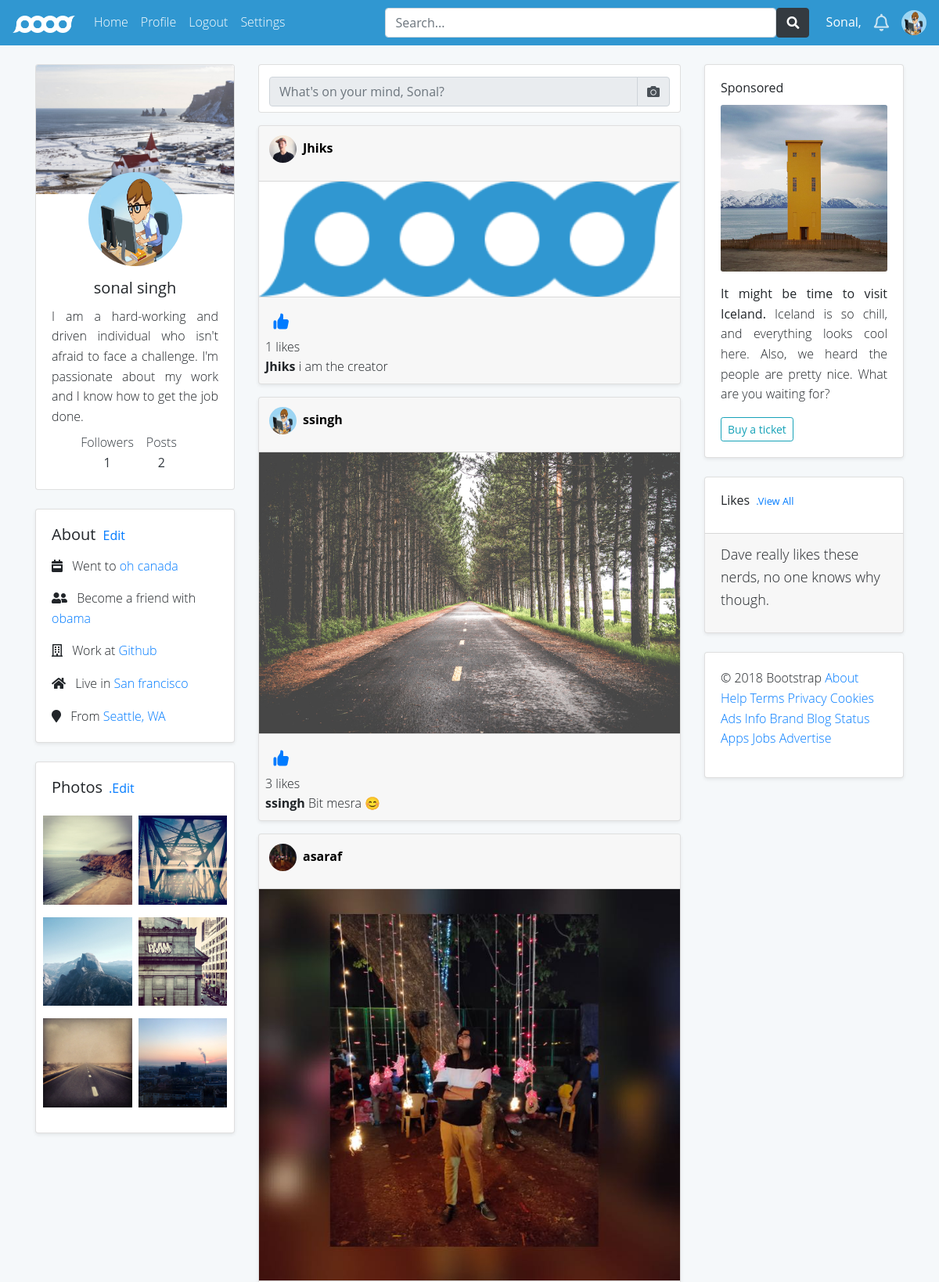
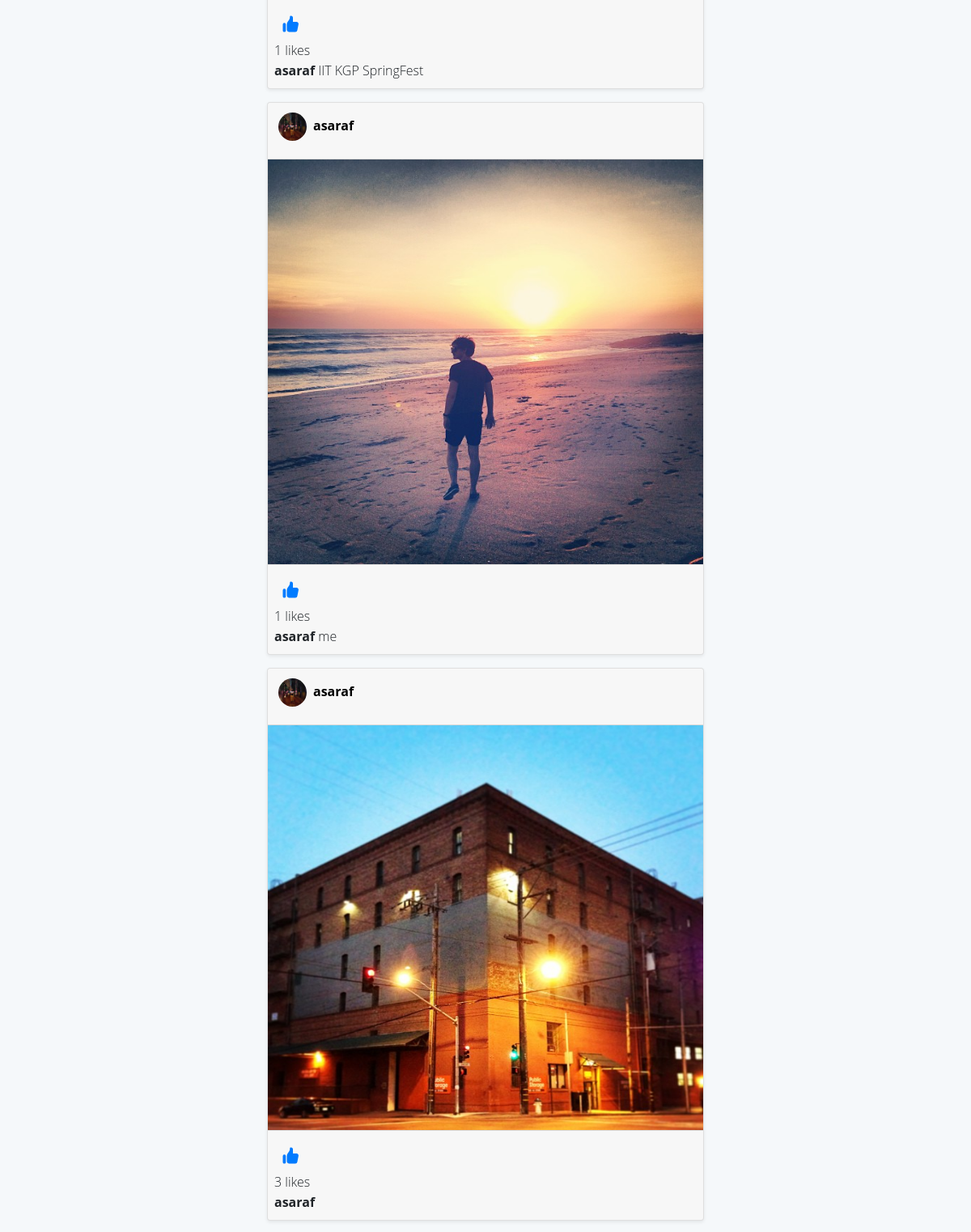
/ (signed in, upper part), run on the app's committed database (2 pictures, top to bottom).
### pagesetup/models.py (models this page shows, shortened)
class Profile(models.Model):
    user = models.ForeignKey(User,on_delete=models.CASCADE)
    bio = models.TextField(blank=True , default='lorem ipsum')
    profile_pic = models.ImageField(upload_to= "profile_pic" , default='defpic.jpeg')
    location = models.CharField(max_length=100 , blank=True , default='india')

class Posts(models.Model):
    user = models.CharField(max_length=30)
    caption = models.TextField(blank=True)
    image = models.ImageField(upload_to='posts')
    likes = models.IntegerField(default=1)
    date = models.DateField(default=datetime.now)
    icon = models.ImageField(default='icon.png')

### pagesetup/views.py (the view)
# urls.py: path('', views.index , name = 'index'),
@login_required(login_url ='/login')
def index(request):
    first_name = request.user.first_name
    profile = Profile.objects.get(user = request.user)
    posts = Posts.objects.all()
    total_posts = len(Posts.objects.filter(user = request.user.username))
    followers = len(FollowUser.objects.filter(following = request.user.username))
    user_object = FollowUser.objects.filter(follower=request.user.username)
    all_users = User.objects.all()
    user_following_all = []
    for user in user_object:
        user_list = User.objects.get(username=user.following)
        user_following_all.append(user_list)
    new_suggestions_list = [x for x in list(all_users) if (x not in list(user_following_all))]
    current_user = User.objects.filter(username=request.user.username)
    final_suggestions_list = [x for x in list(new_suggestions_list) if ( x not in list(current_user))]
    random.shuffle(final_suggestions_list)
    username_profile_list = []
    for users in final_suggestions_list:
        profile_lists = Profile.objects.filter(user = users)
        username_profile_list.append(profile_lists)
    recommend = list(chain(*username_profile_list))
    context = {
        'first_name':first_name.capitalize(),
        'profile':profile,
        'posts':posts,
        'total_post':total_posts,
        'followers':followers,
        'recommend':recommend,
    }
    return render (request , 'index.html' , context)

### templates/index.html (shortened to what this page needs)
{% load static %}
<!DOCTYPE html>
<html lang="en">
  <head>
    <link rel="stylesheet" href="https://cdnjs.cloudflare.com/ajax/libs/twitter-bootstrap/4.3.1/css/bootstrap.min.css" />
    <link rel="stylesheet" href="https://use.fontawesome.com/releases/v5.7.2/css/all.css" />
    <link rel="stylesheet" href="{% static 'css/style1.css' %}" />
    <link rel="stylesheet" href="lightbox.min.css" />
  </head>
  <body>
    <nav
      class="navbar navbar-expand-md navbar-dark mb-4"
      style="background-color: #3097d1"
    >
      <a href="/" class="navbar-brand"
        ><img
          src="{% static 'images/brand-white.png' %}"
          alt="logo"
          class="img-fluid"
          width="80px"
          height="100px"
      /></a>
      <div class="collapse navbar-collapse" id="responsive">
        <ul class="navbar-nav mr-auto text-capitalize">
          <li class="nav-item"><a href="/" class="nav-link active">home</a></li>
          <li class="nav-item"><a href="/profile/{{user.username}}" class="nav-link active">Profile</a></li>
          <li class="nav-item"><a href="/logout" class="nav-link active"> Logout </a> </li>
          <li class="nav-item"><a href="/settings" class="nav-link active"> Settings </a> </li>
        </ul>
        <form class="input-group" method="post" action="/search">
          <div class="input-group" style="padding-left:120px;">
            <div class="form-outline">
              <input type="search" name="field" placeholder="Search..." class="form-control" style="width: 500px;"/>
            </div>
            <button type="submit" class="btn btn-dark">
                <i class="fas fa-search"></i>
            </button>
          </div>
        </form>
        <h6 class="d-none d-md-block mt-2" style="color: white">
          {{first_name}},
        </h6>
        <a
          href="notification.html"
          class="text-decoration-none"
          style="color: #cbe4f2; font-size: 22px"
          ><i class="far fa-bell ml-3 d-none d-md-block"></i
        ></a>
        <img
          src="{{profile.profile_pic.url}}"
          alt=""
          class="rounded-circle ml-3 d-none d-md-block"
          width="32px"
          height="32px"
        />
      </div>
    </nav>
    <div class="container">
      <div class="row">
        <div class="col-12 col-lg-3">
          <div class="left-column">
            <div class="card card-left1 mb-4">
              <img
                src="{% static 'images/photo-1455448972184-de647495d428.jpg' %}"
                alt=""
                class="card-img-top img-fluid"
              />
              <div class="card-body text-center">
                <img
                  src="{{profile.profile_pic.url}}"
                  alt="img"
                  width="120px"
                  height="120px"
                  class="rounded-circle mt-n5"
                />
                <h5 class="card-title mt-3">
                  {{user.first_name }} {{user.last_name}}
                </h5>
                <p class="card-text text-justify mb-2">{{ profile.bio }}</p>
                <ul class="list-unstyled nav justify-content-center">
                  <a href="#" class="text-dark text-decoration-none">
                    <li class="nav-item">
                      Followers <br />
                      <strong>{{followers}}</strong>
                    </li></a
                  >
                  <a href="#" class="text-dark text-decoration-none mx-3">
                    <li class="nav-item">
                      Posts <br />
                      <strong>{{total_post}}</strong>
                    </li></a
                  >
                </ul>
              </div>
            </div>
            <div class="card shadow-sm card-left2 mb-4">
              <div class="card-body">
                <h5 class="mb-3 card-title">
                  About <small><a href="#" class="ml-1">Edit</a></small>
                </h5>
                <p class="card-text">
                  <i class="fas fa-calendar-week mr-2"></i> Went to
                  <a href="#" class="text-decoration-none">oh canada</a>
                </p>
                <p class="card-text">
                  <i class="fas fa-user-friends mr-2"></i> Become a friend with
                  <a href="#" class="text-decoration-none">obama</a>
                </p>
                <p class="card-text">
                  <i class="far fa-building mr-2"></i> Work at
                  <a href="#" class="text-decoration-none">Github</a>
                </p>
                <p class="card-text">
                  <i class="fas fa-home mr-2"></i> Live in
                  <a href="#" class="text-decoration-none">San francisco</a>
                </p>
                <p class="card-text">
                  <i class="fas fa-map-marker mr-2"></i> From
                  <a href="#" class="text-decoration-none">Seattle, WA</a>
                </p>
              </div>
            </div>
            <div class="card shadow-sm card-left3 mb-4">
              <div class="card-body">
                <h5 class="card-title">
                  Photos<small class="ml-2"><a href="#">.Edit </a></small>
                </h5>
                <div class="row">
                  <div class="col-6 p-1">
                    <a href="{% static 'images/left1.jpg' %}" data-lightbox="id"
                      ><img
                        src="{% static 'images/left1.jpg' %}"
                        alt="img"
                        class="img-fluid my-2"
                    /></a>
                    <a href="{% static 'images/left2.jpg' %}" data-lightbox="id"
                      ><img
                        src="{% static 'images/left2.jpg' %}"
                        alt="img"
                        class="img-fluid my-2"
                    /></a>
                    <a href="{% static 'images/left3.jpg' %}" data-lightbox="id"
                      ><img
                        src="{% static 'images/left3.jpg' %}"
                        alt="img"
                        class="img-fluid my-2"
                    /></a>
                  </div>
                  <div class="col-6 p-1">
                    <a href="{% static 'images/left4.jpg' %}" data-lightbox="id"
                      ><img
                        src="{% static 'images/left4.jpg' %}"
                        alt="img"
                        class="img-fluid my-2"
                    /></a>
                    <a href="{% static 'images/left5.jpg' %}" data-lightbox="id"
                      ><img
                        src="{% static 'images/left5.jpg' %}"
                        alt="img"
                        class="img-fluid my-2"
                    /></a>
                    <a href="{% static 'images/left6.jpg' %}" data-lightbox="id"
                      ><img
                        src="{% static 'images/left6.jpg' %}"
                        alt="img"
                        class="img-fluid my-2"
                    /></a>
                  </div>
                </div>
              </div>
            </div>
          </div>
        </div>
        <div class="col-12 col-lg-6">
          <div class="middle-column">
            <div class="card">
              <button
                type="button"
                class="btn mt-2 w-100"
                data-toggle="modal"
                data-target="#exampleModalCenter"
              >
                <form class="form-inline">
                  <div class="input-group w-100">
                    <input
                      type="text"
                      name="message"
                      id="message"
                      placeholder="What's on your mind, {{first_name}}?"
                      class="form-control form-control-md"
                      style="background-color: #e9ecef"
                    />
                    <div class="input-group-append">
                      <div class="input-group-text">
                              <i class="fas fa-camera"></i>
                          </div>
                    </div>
                  </div>
                </form>
              </button>
            </div>
            {% for post in posts reversed %}
            <div class="card mt-3 shadow-sm">
              <div class="card-header">
                <div class="row">
                  <img src="{{post.icon.url}}" alt="img" width="35px" height="35px" class="rounded-circle mx-2">
                  <a href="/profile/{{post.user}}" class="mt-1">
                    <p style="font-weight: bold; color: black;"> {{post.user}} </p>
                  </a>
                </div>
              </div>
              <div class="card-body p-0">
                  <img src="{{post.image.url}}" style="width: 100%; max-height: 500px;">
              </div>
              <div class="card-footer p-2">
                <a href="/like-post/{{post.id}}" class="flex items-center space-x-2">
                <div class="p-2 rounded-full text-black">
                </div>
                </a>
                {% if post.likes == 0 %}
                <p class="mb-0">No likes</p>
                {% else %}
                <p class="mb-0">{{post.likes}} likes </p>
                {% endif %}
               <p class="mb-0"> <b style="font-weight: bold;"> {{post.user}} </b> {{post.caption}}</p>
              </div>
            </div>
            {% endfor %}
          </div>
        </div>
        <div class="col-12 col-lg-3">
          <div class="right-column">
            <div class="card shadow-sm mb-4" >
                        <div class="card-body">
                            <h6 class="card-title">Sponsored</h6>
                            <img src="{% static 'images/right1.jpg' %}" alt="card-img" class="card-img mb-3">
                            <p class="card-text text-justify"> <span class="h6">It might be time to visit Iceland.</span> Iceland is so chill, and everything looks cool here. Also, we heard the people are pretty nice.  What are you waiting for?</p>
                            <a target="_blank" href="https://www.makemytrip.com/flight/search?itinerary=DEL-BLR-02/09/2023&tripType=O&paxType=A-1_C-0_I-0&intl=false&cabinClass=E&ccde=IN&lang=eng" class="btn btn-outline-info card-link btn-sm">Buy a ticket</a>
                        </div>
                    </div>
            <div class="card shadow-sm mb-4">
              <div class="card-body">
                <h6 class="card-title">
                  Likes <a href="#" class="ml-1"><small>.View All</small> </a>
                </h6>
              </div>
              <div class="card-footer">
                <p class="lead" style="font-size: 18px">
                  Dave really likes these nerds, no one knows why though.
                </p>
              </div>
            </div>
            <div class="card shadow-sm">
              <div class="card-body">
                <p>
                  &copy; 2018 Bootstrap
                  <a href="#">About</a>
                  <a href="#">Help</a>
                  <a href="#">Terms</a>
                  <a href="#">Privacy</a>
                  <a href="#">Cookies</a>
                  <a href="#">Ads </a>
                  <a href="#">Info</a>
                  <a href="#">Brand</a>
                  <a href="#">Blog</a>
                  <a href="#">Status</a>
                  <a href="#">Apps</a>
                  <a href="#">Jobs</a>
                  <a href="#">Advertise</a>
                </p>
              </div>
            </div>
          </div>
        </div>
      </div>
    </div>
  </body>
</html>

### static/css/style1.css (style rules this page uses)
* { box-sizing: border-box; scroll-behavior: smooth; }
body { background-color: #F5F8FA; font-family: "Open Sans", "Helvetica Neue", Helvetica, Arial, sans-serif; margin: 0; font-weight: 300; line-height: 1.6; color: #212529; text-align: left; }
a { text-decoration: none; }

### data on the page
Profile: profile_pic (picture), bio "I am a hard-working and driven individual who isn't afraid to face a challenge. I'm passionate about my work and I know how to get the job done."
Posts: icon (picture), user "Jhiks", image (picture), likes "1", caption "i am the creator"
Posts: icon (picture), user "ssingh", image (picture), likes "3", caption "Bit mesra 😊"
Posts: icon (picture), user "asaraf", image (picture), likes "1", caption "IIT KGP SpringFest"
Posts: icon (picture), user "asaraf", image (picture), likes "1", caption "me"
Posts: icon (picture), user "asaraf", image (picture), likes "3"

### other printed values
{{ first_name }} "Sonal"
{{ user.first_name }} "sonal"
{{ user.last_name }} "singh"
{{ followers }} "1"
{{ total_post }} "2"
